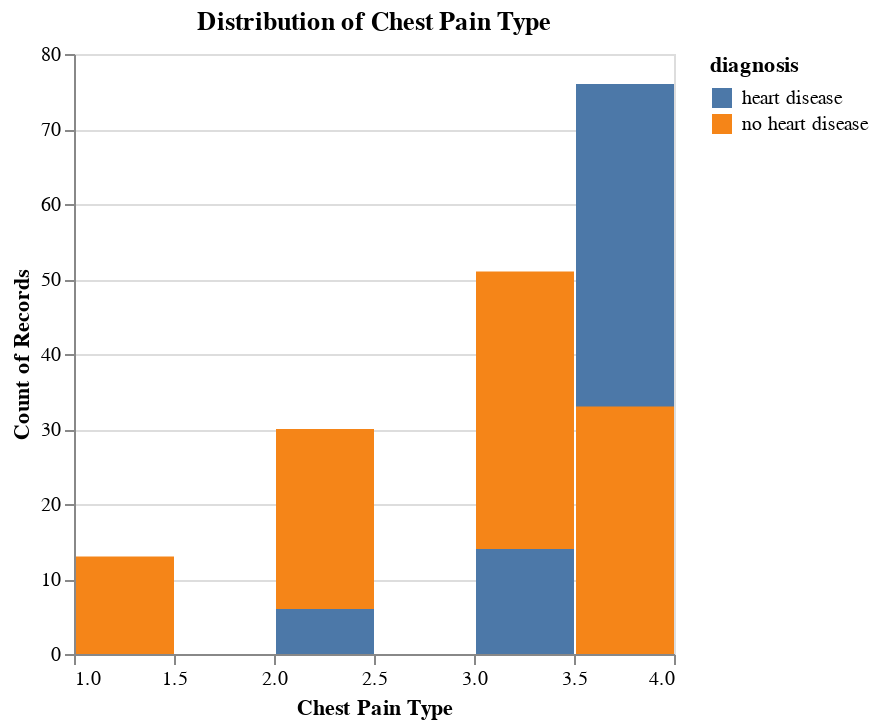

Write notebook code for a chart like this one.
### Code cell
# chest pain type
cp_hist = alt.Chart(heart_disease_to_plot).mark_bar().encode(
    x=alt.X("type_chestpain:Q", bin = True).title("Chest Pain Type"),
    y=alt.Y("count()").stack(False),
    color = "diagnosis:N"
).properties(
    title = "Distribution of Chest Pain Type"
)

cp_hist

### Figure 1 — Vega-Lite specification as saved in the notebook (floating-point values rounded to 4 significant figures; data arrays with more than 128 entries replaced by an {"elided": "..."} marker saying what was removed)
{"config": {"view": {"continuousWidth": 300, "continuousHeight": 300}}, "data": {"name": "data-25e3597a03accb6bb1b5e8b0bca3f10b"}, "mark": {"type": "bar"}, "encoding": {"color": {"field": "diagnosis", "type": "nominal"}, "x": {"bin": true, "field": "type_chestpain", "title": "Chest Pain Type", "type": "quantitative"}, "y": {"aggregate": "count", "stack": false, "type": "quantitative"}}, "title": "Distribution of Chest Pain Type", "$schema": "https://vega.github.io/schema/vega-lite/v5.8.0.json", "datasets": {"data-25e3597a03accb6bb1b5e8b0bca3f10b": {"elided": "227 records"}}}
